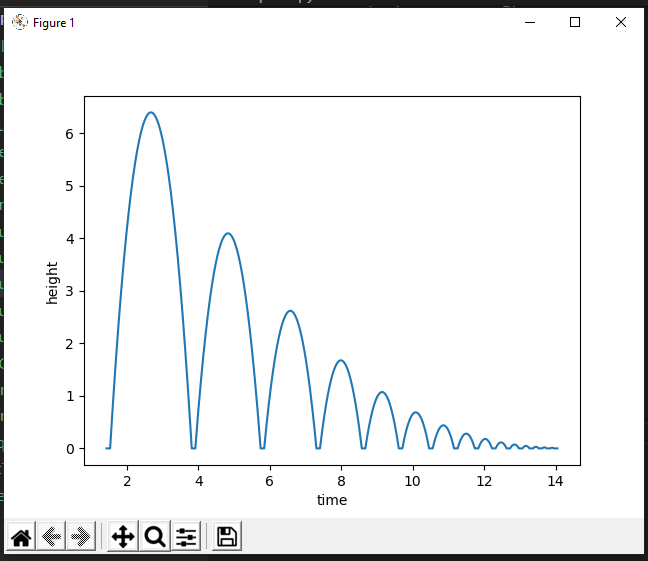

Write Python code to recreate this figure.
from math import sqrt
import matplotlib.pyplot as plt

h0 = 10       
v = 0          
g = 9.81       
t = 0          
dt = 0.01     
rho = 0.8     
tau = 0.1   
hmax = h0      
h = 0
hstop = 0.01   
ff = True 
t_last = -sqrt(2*h0/g) 
vmax = sqrt(2 * hmax * g)
H = []
T = []
while(hmax > hstop):
  if(ff):
    hnew = h + v*dt - 0.5*g*dt*dt
    if(hnew<0):
      t = t_last + 2*sqrt(2*hmax/g)
      ff = False
      t_last = t + tau
      h = 0
    else:
      t = t + dt
      v = v - g*dt
      h = hnew
  else:
    t = t + tau
    vmax = vmax * rho
    v = vmax
    ff = True
    h = 0
  hmax = 0.5*vmax*vmax/g
  H.append(h)
  T.append(t)



plt.figure()

plt.xlabel('time')
plt.ylabel('height')
plt.plot(T,H)
plt.show()
